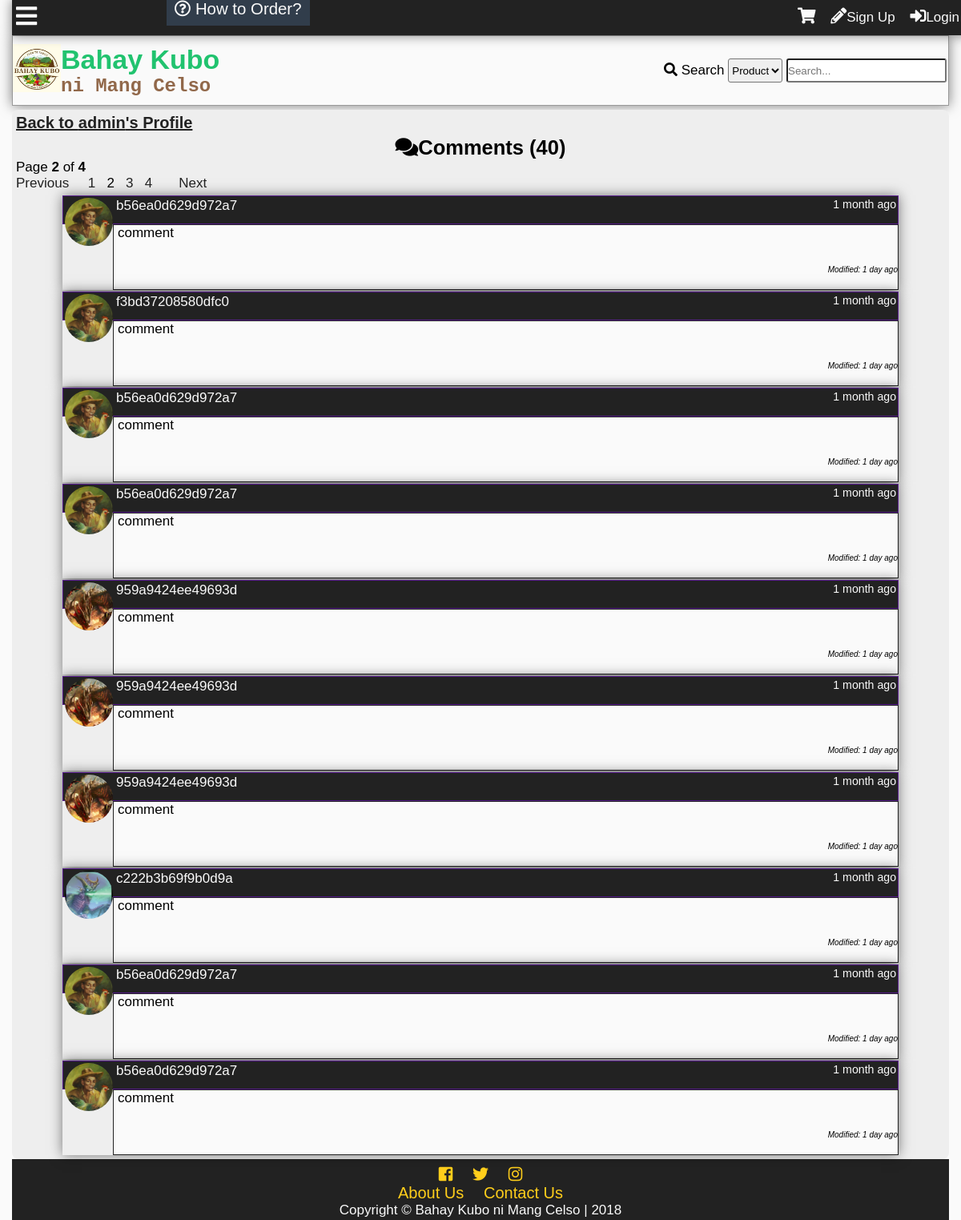
Before: /profilecomments.php?id=1&pn=2 with the older database file.
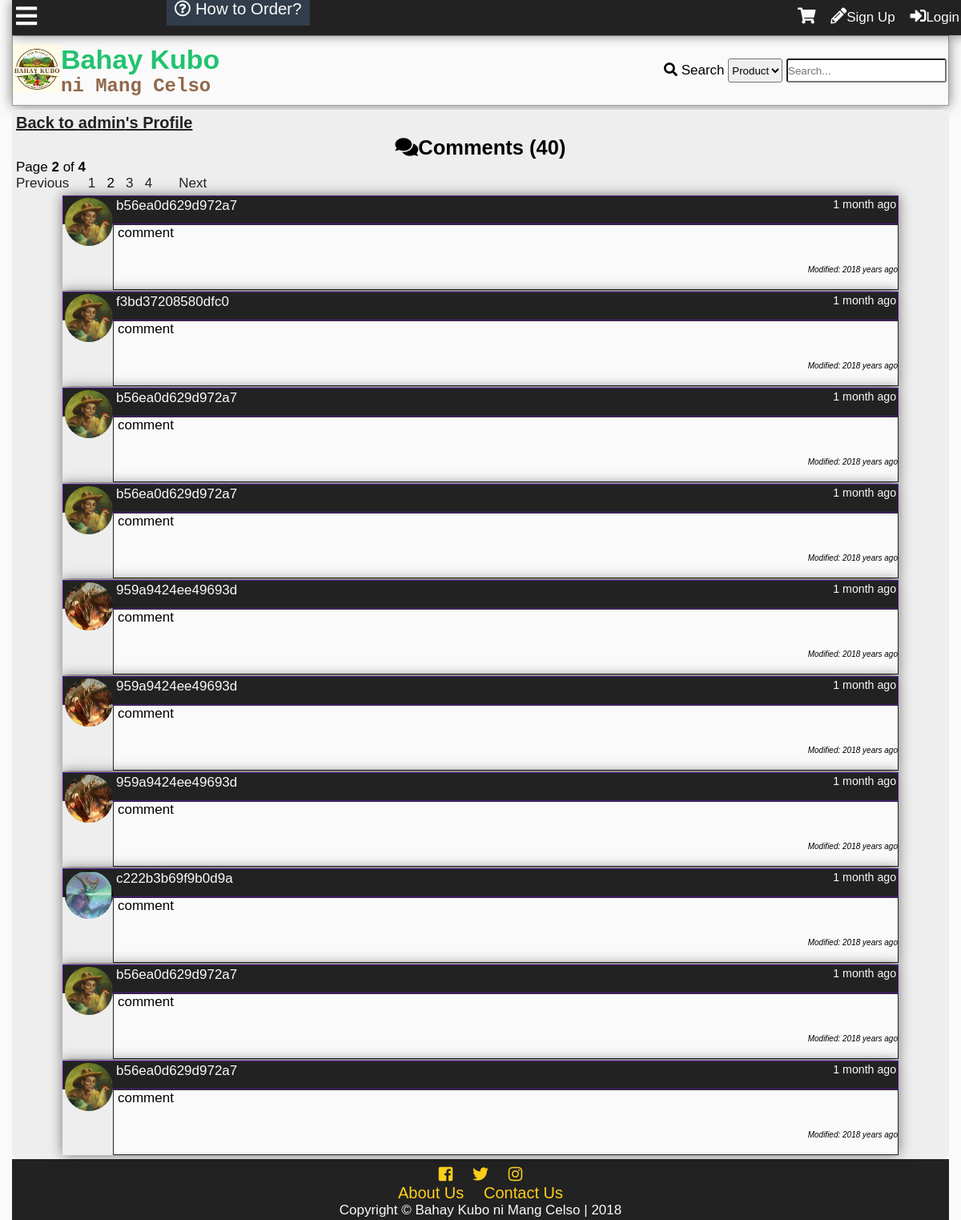
After: the same page with the newer database file.
### tables this page shows
CREATE TABLE `tbluser` (
  `userid` int(11) NOT NULL,
  `username` varchar(100) NOT NULL,
  `password` varchar(100) NOT NULL,
  `firstname` varchar(100) NOT NULL,
  `middlename` varchar(100) NOT NULL,
  `lastname` varchar(100) NOT NULL,
  `birthday` varchar(20) NOT NULL,
  `datecreated` timestamp NOT NULL DEFAULT '0000-00-00 00:00:00',
  `email` varchar(100) NOT NULL,
  `phone` varchar(100) NOT NULL,
  `location` varchar(255) NOT NULL,
  `usertypeid` int(11) NOT NULL,
  `access` int(11) NOT NULL,
  `imgpath` varchar(200) NOT NULL,
  `bio` text NOT NULL,
  `is_show_email` tinyint(1) NOT NULL,
  `gender` int(11) NOT NULL,
  `lastupdate` timestamp NOT NULL DEFAULT '0000-00-00 00:00:00',
  `lastonline` timestamp NOT NULL DEFAULT '0000-00-00 00:00:00',
  `profileviews` int(11) NOT NULL
);

CREATE TABLE `tblcomment` (
  `commentid` int(11) NOT NULL,
  `userid` int(11) NOT NULL,
  `receiver` int(11) NOT NULL,
  `comment` text NOT NULL,
  `dateposted` datetime NOT NULL DEFAULT '0000-00-00 00:00:00',
  `modified` timestamp NULL DEFAULT NULL ON UPDATE CURRENT_TIMESTAMP
);

### profilecomments.php (the view, shortened to what this page needs)
<?php
include'functions.php';
require_once'connection.php';if(isset($_GET['id'])){
	$id=$_GET['id'];
	$sql="SELECT username FROM tbluser WHERE userid='$id'";
	$result=$conn->query($sql);
	$fetch=$result->fetch_object();
	if(!$fetch){
		die('This page doesn\'t exist.');
	}else{
	$name=$fetch->username;
	}
}else{
	die('This page doesn\'t exist.');
}
?>
<!DOCTYPE html>
<html lang="en">
<head>
    <link rel="stylesheet" href="css/style.css">
  	<link rel="stylesheet" href="css/fontawesome-all.css">
</head>
<body onscroll="scrollOpacity()">
	<div class="main-container">
	<?php
		addheader();
	?>
		<div class="other-content">
			<h1><a class="btp" href="profile.php?id=<?php echo $_GET['id'] ?>">Back to <?php echo $name ?>'s Profile</a></h1>
<?php
$sql="SELECT commentid FROM tblcomment WHERE receiver='$id'";
$result=$conn->query($sql);
$rows=$result->num_rows;
$page_rows = 10;
$last = ceil($rows/$page_rows);
$pagenum = 1;
if(isset($_GET['pn'])){
	$pagenum = preg_replace('#[^0-9]#', '', $_GET['pn']);
}
$limit = 'LIMIT ' .($pagenum - 1) * $page_rows .',' .$page_rows;
$sql3="SELECT commentid,tblcomment.userid,username,comment,dateposted,imgpath,modified FROM tblcomment
LEFT JOIN tbluser
	ON tblcomment.userid = tbluser.userid
WHERE receiver='$id'
ORDER BY commentid DESC $limit";
$textline1 = "<i class='fas fa-comments'></i>Comments (<b>".number_format($rows)."</b>)";
$textline2 = "Page <b>$pagenum</b> of <b>$last</b>";
$paginationCtrls = '';
if($last != 1){
	if ($pagenum > 1) {
        $previous = $pagenum - 1;
		$paginationCtrls .= '<a href="'.$_SERVER['PHP_SELF'].'?id='.$_GET['id'].'&pn='.$previous.'">Previous</a> &nbsp; &nbsp; ';
		for($i = $pagenum-4; $i < $pagenum; $i++){
			if($i > 0){
		        $paginationCtrls .= '<a href="'.$_SERVER['PHP_SELF'].'?id='.$_GET['id'].'&pn='.$i.'">'.$i.'</a> &nbsp; ';
			}
	    }
    }
    $paginationCtrls .= ''.$pagenum.' &nbsp; ';
	for($i = $pagenum+1; $i <= $last; $i++){
		$paginationCtrls .= '<a href="'.$_SERVER['PHP_SELF'].'?id='.$_GET['id'].'&pn='.$i.'">'.$i.'</a> &nbsp; ';
	}
	    if ($pagenum != $last) {
        $next = $pagenum + 1;
        $paginationCtrls .= ' &nbsp; &nbsp; <a href="'.$_SERVER['PHP_SELF'].'?id='.$_GET['id'].'&pn='.$next.'">Next</a> ';
    }
}
 echo'<h2>  '.$textline1.'</h2>
  <p>  '.$textline2.' </p>
  <div id="pagination_controls"> '.$paginationCtrls.'</div>';
$result3=$conn->query($sql3);
while($rows2=$result3->fetch_object()){
	$Cuser=$rows2->username;
	$Ccomment=$rows2->comment;
	$dateposted=$rows2->dateposted;
	$Cimg=$rows2->imgpath;
	$modified=$rows2->modified;
	if($Cimg==''){
		$Cimg='img/default.png';
	}
	if($modified==0){
		$modified='';
	}else{
		$modified='<i>Modified: '.time_elapsed_string($modified).'</i>';
	}
	echo'<div class="comment-box">
	<div class="comment-header">
	<a class="cm-user" href="profile.php?name='.$Cuser.'">
	<div class="comment-tn">
	<img src="'.$Cimg.'">
	</div>
	'.$Cuser.'</a>
	<small>'.time_elapsed_string($dateposted).'</small>
	</div>
	<div class="comment-body">
	<div class="com-container"><p class="comment-cm">'.nl2br($Ccomment).'</p></div>
		<p class="modified">'.$modified.'</p>';
		echo'
		</div>
		</div>';
	}
?>
		</div>
		<?php
			addfooter();
		?>
	</div>
</body>
</html>

### functions.php (shortened to what this page needs)
<?php
function addheader(){
	echo'<header id="main-header">
			<div class="grid-header">
				<div class="box1">
					<a href="index.php">
						<div class="logo">
							<img src="img/logo.jpg">
						</div>
						<div id="header-text">
						<h1 id="first-text">Bahay Kubo</h1><br>
							<h2 id="second-text"> ni Mang Celso</h2>
						</div>
					</a>
				</div>
				<div class="box2">';
						search_function();
				echo'</div>
				<div class="modal2">
				</div>
				<div id="search-dropdown">
				</div>
			</div>
		</header>
		<div class="subheader">
			<div class="subgrid">
				<div class="svg">
					<p class="open-slide" onclick="openSlideMenu()">
						<i class="fas fa-bars"></i>
					</p>
				</div>
				<div class="nav">
					<a id="How-to" href="about.php#how-to-order"><i class="far fa-question-circle"></i> How to Order?</a>
				</div>
				<div class="profile-grid">';
						session_button();
				echo'</div>
			</div>
		</div>
	';
}
function addfooter(){
	echo'<footer id="main-footer">
			<div class="container">
				<a target="_blank" title="Like us on Facebook" href="https://www.facebook.com/BahayKuboniMangCelso/?ref=page_internal"><i class="fab fa-facebook-square"></i></a>
				<a target="_blank" title="Follow us on Twitter" href="https://twitter.com/"><i class="fab fa-twitter"></i></a>
				<a target="_blank" title="Follow us on Instagram" href="https://www.instagram.com/?hl=ens"><i class="fab fa-instagram"></i></a>
				<p><a href="about.php">About Us</a>
				<a href="contact.php">Contact Us</a>
				</p>
				<p>Copyright &copy; <span id="company">Bahay Kubo ni Mang Celso</span> | 2018</p>
			</div>
		</footer>';
}
function time_elapsed_string($datetime, $full = false) {
    $now = new DateTime;
    $ago = new DateTime($datetime);
    $diff = $now->diff($ago);
    $string = array(
        'y' => 'year',
        'm' => 'month',
        'd' => 'day',
        'h' => 'hour',
        'i' => 'minute',
        's' => 'second',
    );
    foreach ($string as $k => &$v) {
        if ($diff->$k) {
            $v = $diff->$k . ' ' . $v . ($diff->$k > 1 ? 's' : '');
        } else {
            unset($string[$k]);
        }
    }
    if (!$full) $string = array_slice($string, 0, 1);
    return $string ? implode(', ', $string) . ' ago' : 'just now';
}
function session_button(){
	$conn = mysqli_connect ("localhost", "root", "", "itsproject");
	echo '<div id="top-total" onmouseover="showCartPanel()">';
	echo'</div>
	<div id="cart-panel" onmouseleave="hideCartPanel()">
		<h1 onclick="hideCartPanel()" class="close-heading">Shopping Cart <i style="float:right; padding-right:10px" class="fas fa-times"></i></h1>
		<div id="shopping-cart-content"></div>
	</div>
	<i class="fas fa-shopping-cart button" onmouseover="showCartPanel()"></i>';
	if(isset($_SESSION['id'])){
	$id=$_SESSION['id'];
		$sql="SELECT imgpath FROM tbluser WHERE userid=".$id."";
		$result=$conn->query($sql);
		$row=$result->fetch_object();
		$tn_image=$row->imgpath;
		if($tn_image==''){
			$tn_image='img/default.png';
		}
$sql="SELECT pmid FROM tblpm WHERE receiverid='$id' AND checked=0 GROUP BY senderid";
$result=$conn->query($sql);
$count=$result->num_rows;
		echo'<a class="button" title="Check your messages" href="inbox.php?id='.$_SESSION["id"].'"><i class="far fa-envelope"></i><span id="pmnum">'.$count.'</span></a>';
$sql="SELECT notifid FROM tblnotif
	WHERE receiverid='$id' and checked=0
	";
$result=$conn->query($sql);
$count=$result->num_rows;
		echo'<a class="button" id="notifbtn" title="Check your notifications" onclick="toggleNotif()""><i class="far fa-bell"></i><span id="notifnum">'.$count.'</span></a>
		<a class="button" href=profile.php?id='.$_SESSION['id'].'>
		'.$_SESSION["name"].'\'s Profile<div class="top-tn"><img src="'.$tn_image.'""></div></a>';
		echo'<div id="notifdrop">
		Notifications
		<ul>';
$sql="SELECT notifid,tblnotif.userid,username,imgpath,receiverid,notifdate,notiftype,checked,details,details2 FROM tblnotif
	LEFT JOIN tbluser
		ON tblnotif.userid=tbluser.userid
	WHERE receiverid='$id'
	ORDER BY notifid DESC
	LIMIT 10";
$result=$conn->query($sql);
$count=$result->num_rows;
if($count==0){
	echo'<li>No notifications yet...</li>';
}else{
while($rows=$result->fetch_object())
{
$nid=$rows->notifid;
$uid=$rows->userid;
$uname=$rows->username;
$rid=$rows->receiverid;
$date=time_elapsed_string($rows->notifdate);
$type=$rows->notiftype;
$imgpath=$rows->imgpath;
$uname=$rows->username;
$details=$rows->details;
$details2=$rows->details2;
if(!$imgpath){
	$imgpath='img/default.png';
}
if($type==1){
	echo'<li><div class="comment-tn">
				<img src="'.$imgpath.'">
			</div> <a class="n1" href="profile.php?id='.$uid.'">'.$uname.'</a> <a class="n2" href="profile.php?id='.$_SESSION['id'].'#comment'.$details.'"> has commented on your profile '.$date.'</a></li>';
} else if($type==2){
	if ($details2==1){
	echo'<li><div class="comment-tn">
				<img src="'.$imgpath.'">
			</div>
			 <a class="n1" href="profile.php?id='.$uid.'">'.$uname.'</a> has sent a friend request '.$date.'<br>
		<div id="fr-'.$nid.'"><a class="fr-yes" onclick="friendyes(this)" value="'.$nid.'">Yes</a> <a class="fr-no" onclick="friendno(this)" value="'.$nid.'">No</a>
		</div>
		</li>';
	} else if($details2==2){
		echo'<li><div class="comment-tn">
				<img src="'.$imgpath.'">
			</div>
			 <a class="n1" href="profile.php?id='.$uid.'">'.$uname.'</a> has sent a friend request '.$date.'<br>
		<div id="fr-'.$nid.'">
			Request Accepted
		</div>
		</li>';
	} else if($details2==3){
		echo'<li><div class="comment-tn">
				<img src="'.$imgpath.'">
			</div>
			 <a class="n1" href="profile.php?id='.$uid.'">'.$uname.'</a> has sent a friend request '.$date.'<br>
		<div id="fr-'.$nid.'">
			Request Denied
		</div>
		</li>';
	}
}else if ($type==3){
	echo'<li><i class="fas fa-ban banned"></i> Sorry, your profile picture has been removed.<br>
	Please read the rules and guidelines.</li>';
}
}
}
		echo'<center><a id="seeallnotif" href="notification.php">See all notifications</a></center>
		</ul>
		</div>';
	}else{
		echo'<div id="notifnum"></div><div id="pmnum"></div>
		<a href ="register.php" class="button"><i class="fas fa-pencil-alt"></i></i>Sign Up</a>
		<a id="modalBtn" class="button"><i class="fas fa-sign-in-alt"></i>Login</a>';
	}
}
function search_function(){
	echo'
		<form action="search.php" method="get">
			<i class="fas fa-search"></i>
			<label>Search</label>
			<select name="criteria" id="criteria">
				<option value="1">Product</option>
				<option value="2">User</option>
			</select>
			<input type="text" onkeyup="searchdropdown()" required name="search-text" placeholder="Search..." id="search-text" autocomplete="off">
		</form>
	';
}

### css/style.css (style rules this page uses)
* { padding:0; margin:0; }
:root { --facebookblue:#4267b2; --twitterlogo:#00aced; --lightblue:#c0deed; --sunflower:#ffce1b; --orangered:#FF4500; --magenta:#ff00ff; --lime:#32CD32; --palegreen:#98fb98; --dark-red:#590000; --blood-red:#8B0000; --cyan:#00ffff; --bluegreen:#21c36f; --canvas:#F3ECE2; --dark-purple:#551A8B; --dark-blue:#313d4b; --primary-color:#21c36f; --secondary-color:#c0deed; --contrast: #91684a; --secondary-contrast:#313d4b; --light-color:#fafafa; --dark-color:#222; --gray:#eee; --darkgray:#999; }
body { font-family: Lora,'MS Sans Serif',Geneva,sans-serif; font-size: 17px; background:var(--light-color); }
h1,h2,h3,h4,h5,h6 { font-family: Arial, Helvetica, sans-serif; }
a { text-decoration: none; }
.main-container { display:grid; grid-template-areas: "header" "main-search" "content" "footer"; margin:0px; padding:0 15px 0 15px; }
.container { padding:0 5px 0 5px; }
.subheader { z-index: 1000; position:fixed; top:0; grid-area:subheader; width:100%; padding-bottom: 4px; background: var(--dark-color); color: var(--light-color); box-shadow: 0 0 15px rgba(0,0,0,0.5); }
.subgrid { display: grid; grid-template-columns: 1fr 4fr; grid-template-areas: "svg profile" }
.open-slide { grid-area: svg; padding: 5px; font-size: 30px; color: var(--light-color); }
.fa-bars { transition-duration: 350ms; transition-property: transform; }
#how-to { padding: 0.5em; background: var(--secondary-contrast); font-size: 1.2em; color: var(--light-color); }
.profile-grid { grid-area: profile; grid-column-start: right; padding: 8px; }
.profile-grid i { font-size:20px; }
.button { padding: 2px 5px; color: var(--light-color); border:0; margin-right: 4px; text-align: center; cursor:pointer; }
#main-header { grid-area:header; margin-top: 44px; border: 1px solid var(--darkgray); box-shadow: 0 0 15px rgba(0,0,0,0.5); margin-bottom: 5px; }
#highlight-text,#first-text { color:var(--primary-color); }
#second-text { color:var(--contrast); font-family: "Courier New", Courier, monospace; font-size: 24px; }
#first-text,#second-text { display: inline; }
.grid-header { display:grid; grid-template-columns: 1fr 1fr; grid-template-areas: "title login"; align-items:center; padding: 10px 0; }
.box1 { grid-area:title; }
.logo { float: left; width: 60px; height: 60px; }
.logo img { max-width: 100%; }
.box2 { grid-area:login; grid-column-start: right; padding-right: 2px; }
#header-text { padding-left:10px; }
.box2 select { height: 30px; border-radius: 3px; }
.box2 input[type='text'] { height: 30px; width: 200px; border-radius: 3px; }
.other-content { box-sizing: border-box; border-radius: 8px; padding:5px; background: var(--gray); min-height:85vh; position: relative; }
.other-content h1 { float:center; font-size: 25px; }
.other-content h2,.other-content h3 { text-align: center; margin-top: 5px; }
.btp { color:var(--dark-color); font-size: 20px; text-decoration: underline; }
.comment-box { width:90%; display:block; margin-left: auto; margin-right: auto; margin-top: 2px; box-shadow: 0 0 15px rgba(0,0,0,0.5); }
.comment-box small { float:right; }
.comment-header { background: var(--dark-color); color: var(--light-color); padding:2px; padding-bottom:12px; border:1px solid var(--dark-purple); }
.cm-user { color: var(--light-color); padding-left:4px; }
.comment-body { background: var(--light-color); padding-left: 5px; min-height:80px; border: 1px solid var(--dark-color); overflow-x: hidden; overflow-y: hidden; }
.com-container { width:670px; }
.comment-cm { word-wrap: break-word; }
.comment-tn { height:60px; width:60px; border-radius: 50%; overflow:hidden; float:left; }
.comment-tn img { max-width: 100%; }
.modified { font-style:italic; text-align: right; margin-top: 30px; font-size: 10px; }
#pagination_controls { margin-bottom: 5px; }
#pagination_controls a { color:var(--dark-color); }
#main-footer { grid-area:footer; background:var(--dark-color); background-position:center; background-size:cover; background-repeat:no-repeat; background-attachment: fixed; text-align: center; padding: 8px; color:var(--light-color); height: 60px; }
#main-footer a { font-size: 20px; color: var(--sunflower); padding-left: 10px; padding-right: 10px; }

Changed rows visible on the page:
changed tblcomment (number 1 of 10 on the later page): modified "1 day ago" → "2018 years ago"
changed tblcomment "f3bd37208580dfc0": modified "1 day ago" → "2018 years ago"
changed tblcomment (number 3 of 10 on the later page): modified "1 day ago" → "2018 years ago"
changed tblcomment (number 4 of 10 on the later page): modified "1 day ago" → "2018 years ago"
changed tblcomment (number 5 of 10 on the later page): modified "1 day ago" → "2018 years ago"
changed tblcomment (number 6 of 10 on the later page): modified "1 day ago" → "2018 years ago"
changed tblcomment (number 7 of 10 on the later page): modified "1 day ago" → "2018 years ago"
changed tblcomment (number 8 of 10 on the later page): modified "1 day ago" → "2018 years ago"
changed tblcomment (number 9 of 10 on the later page): modified "1 day ago" → "2018 years ago"
changed tblcomment (number 10 of 10 on the later page): modified "1 day ago" → "2018 years ago"
